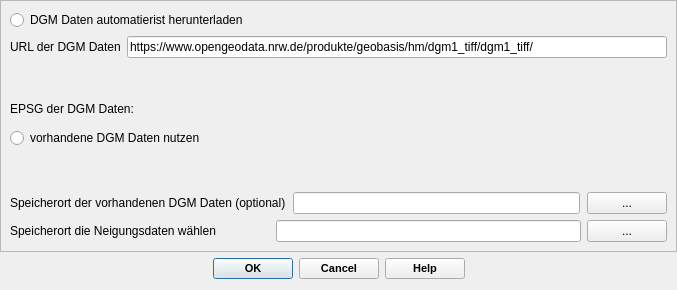
<?xml version="1.0" encoding="UTF-8"?>
<ui version="4.0">
 <class>Auswahl</class>
 <widget class="QDialog" name="Auswahl">
  <property name="geometry">
   <rect>
    <x>0</x>
    <y>0</y>
    <width>677</width>
    <height>290</height>
   </rect>
  </property>
  <property name="minimumSize">
   <size>
    <width>280</width>
    <height>150</height>
   </size>
  </property>
  <property name="maximumSize">
   <size>
    <width>16777215</width>
    <height>310</height>
   </size>
  </property>
  <property name="font">
   <font>
    <family>Tahoma</family>
   </font>
  </property>
  <property name="windowTitle">
   <string>Neigungsklassen ermitteln</string>
  </property>
  <property name="windowIcon">
   <iconset>
    <normaloff>../qkan_260212_0909/qkan/QKan.png</normaloff>../qkan_260212_0909/qkan/QKan.png</iconset>
  </property>
  <layout class="QVBoxLayout" name="verticalLayout_4">
   <property name="leftMargin">
    <number>0</number>
   </property>
   <property name="topMargin">
    <number>0</number>
   </property>
   <property name="rightMargin">
    <number>0</number>
   </property>
   <item>
    <widget class="QScrollArea" name="scrollArea">
     <property name="widgetResizable">
      <bool>true</bool>
     </property>
     <widget class="QWidget" name="scrollAreaWidgetContents">
      <property name="geometry">
       <rect>
        <x>0</x>
        <y>0</y>
        <width>675</width>
        <height>250</height>
       </rect>
      </property>
      <layout class="QVBoxLayout" name="verticalLayout">
       <item>
        <layout class="QVBoxLayout" name="verticalLayout_3">
         <item>
          <widget class="QRadioButton" name="dgm_automatisch">
           <property name="enabled">
            <bool>true</bool>
           </property>
           <property name="text">
            <string>DGM Daten automatierist herunterladen</string>
           </property>
          </widget>
         </item>
         <item>
          <layout class="QHBoxLayout" name="horizontalLayout_2">
           <item>
            <widget class="QLabel" name="label_3">
             <property name="text">
              <string>URL der DGM Daten</string>
             </property>
            </widget>
           </item>
           <item>
            <widget class="QLineEdit" name="url_dgm_daten">
             <property name="text">
              <string>https://www.opengeodata.nrw.de/produkte/geobasis/hm/dgm1_tiff/dgm1_tiff/</string>
             </property>
            </widget>
           </item>
          </layout>
         </item>
         <item>
          <layout class="QVBoxLayout" name="verticalLayout_2">
           <item>
            <spacer name="verticalSpacer_2">
             <property name="orientation">
              <enum>Qt::Vertical</enum>
             </property>
             <property name="sizeHint" stdset="0">
              <size>
               <width>20</width>
               <height>40</height>
              </size>
             </property>
            </spacer>
           </item>
           <item>
            <widget class="QLabel" name="label_5">
             <property name="font">
              <font>
               <family>Tahoma</family>
               <weight>50</weight>
               <bold>false</bold>
              </font>
             </property>
             <property name="text">
              <string>EPSG der DGM Daten:</string>
             </property>
             <property name="alignment">
              <set>Qt::AlignLeading|Qt::AlignLeft|Qt::AlignVCenter</set>
             </property>
            </widget>
           </item>
           <item>
            <widget class="QgsProjectionSelectionWidget" name="epsg">
             <property name="maximumSize">
              <size>
               <width>16777215</width>
               <height>22</height>
              </size>
             </property>
            </widget>
           </item>
          </layout>
         </item>
         <item>
          <widget class="QRadioButton" name="dgm_manuell">
           <property name="text">
            <string>vorhandene DGM Daten nutzen</string>
           </property>
          </widget>
         </item>
         <item>
          <spacer name="verticalSpacer">
           <property name="orientation">
            <enum>Qt::Vertical</enum>
           </property>
           <property name="sizeHint" stdset="0">
            <size>
             <width>20</width>
             <height>40</height>
            </size>
           </property>
          </spacer>
         </item>
         <item>
          <layout class="QHBoxLayout" name="horizontalLayout_3">
           <property name="spacing">
            <number>7</number>
           </property>
           <property name="leftMargin">
            <number>0</number>
           </property>
           <property name="topMargin">
            <number>0</number>
           </property>
           <property name="bottomMargin">
            <number>0</number>
           </property>
           <item>
            <widget class="QLabel" name="label_2">
             <property name="minimumSize">
              <size>
               <width>260</width>
               <height>0</height>
              </size>
             </property>
             <property name="text">
              <string>Speicherort der vorhandenen DGM Daten (optional)</string>
             </property>
            </widget>
           </item>
           <item>
            <widget class="QLineEdit" name="speicher_dgm"/>
           </item>
           <item>
            <widget class="QPushButton" name="select_ordner_dgm">
             <property name="toolTip">
              <string>&lt;html&gt;&lt;head/&gt;&lt;body&gt;&lt;p&gt;Die DGM Datei sollte das gesamte Einzugsgebiet umfassen.&lt;/p&gt;&lt;/body&gt;&lt;/html&gt;</string>
             </property>
             <property name="statusTip">
              <string>Die DGM Datei sollte das gesamte Einzugsgebiet umfassen.</string>
             </property>
             <property name="text">
              <string>...</string>
             </property>
            </widget>
           </item>
          </layout>
         </item>
         <item>
          <layout class="QHBoxLayout" name="horizontalLayout_6">
           <item>
            <widget class="QLabel" name="label">
             <property name="minimumSize">
              <size>
               <width>260</width>
               <height>0</height>
              </size>
             </property>
             <property name="text">
              <string>Speicherort die Neigungsdaten wählen</string>
             </property>
            </widget>
           </item>
           <item>
            <widget class="QLineEdit" name="speicher_neigung"/>
           </item>
           <item>
            <widget class="QPushButton" name="select_ordner_neigung">
             <property name="text">
              <string>...</string>
             </property>
            </widget>
           </item>
          </layout>
         </item>
        </layout>
       </item>
      </layout>
     </widget>
    </widget>
   </item>
   <item>
    <widget class="QDialogButtonBox" name="button_box">
     <property name="font">
      <font>
       <family>Tahoma</family>
       <pointsize>8</pointsize>
       <weight>75</weight>
       <bold>true</bold>
      </font>
     </property>
     <property name="toolTip">
      <string/>
     </property>
     <property name="orientation">
      <enum>Qt::Horizontal</enum>
     </property>
     <property name="standardButtons">
      <set>QDialogButtonBox::Cancel|QDialogButtonBox::Help|QDialogButtonBox::Ok</set>
     </property>
     <property name="centerButtons">
      <bool>true</bool>
     </property>
    </widget>
   </item>
  </layout>
 </widget>
 <customwidgets>
  <customwidget>
   <class>QgsProjectionSelectionWidget</class>
   <extends>QWidget</extends>
   <header>qgsprojectionselectionwidget.h</header>
  </customwidget>
 </customwidgets>
 <resources/>
 <connections>
  <connection>
   <sender>button_box</sender>
   <signal>accepted()</signal>
   <receiver>Auswahl</receiver>
   <slot>accept()</slot>
   <hints>
    <hint type="sourcelabel">
     <x>262</x>
     <y>339</y>
    </hint>
    <hint type="destinationlabel">
     <x>262</x>
     <y>180</y>
    </hint>
   </hints>
  </connection>
  <connection>
   <sender>button_box</sender>
   <signal>rejected()</signal>
   <receiver>Auswahl</receiver>
   <slot>reject()</slot>
   <hints>
    <hint type="sourcelabel">
     <x>262</x>
     <y>339</y>
    </hint>
    <hint type="destinationlabel">
     <x>262</x>
     <y>180</y>
    </hint>
   </hints>
  </connection>
 </connections>
</ui>
